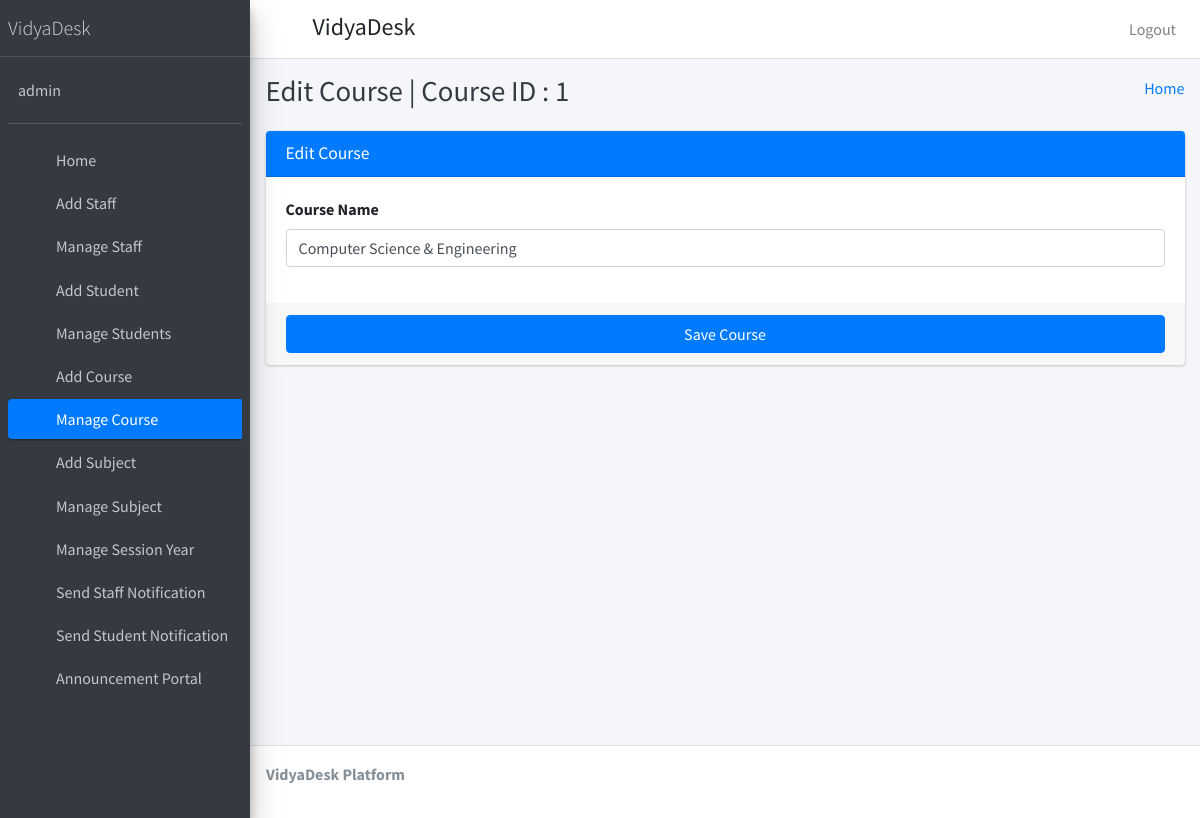
/edit_course/1 (signed in), run on the app's committed database.
### student_management_app/models.py (models this page shows)
class CustomUser(AbstractUser):
    user_type_data=((1,"HOD"),(2,"Staff"),(3,"Student"))
    user_type=models.CharField(default=1,choices=user_type_data,max_length=10)

class Courses(models.Model):
    id=models.AutoField(primary_key=True)
    course_name=models.CharField(max_length=255)
    created_at=models.DateTimeField(auto_now_add=True)
    updated_at=models.DateTimeField(auto_now_add=True)
    objects=models.Manager()

### student_management_app/HodViews.py (the view)
# urls.py: path('edit_course/<str:course_id>', HodViews.edit_course,name="edit_course"),
def edit_course(request,course_id):
    course=Courses.objects.get(id=course_id)
    return render(request,"hod_template/edit_course_template.html",{"course":course,"id":course_id})

### student_management_app/templates/hod_template/edit_course_template.html (shortened to what this page needs)
{% extends 'hod_template/base_template.html' %}
{% block page_title %}
Edit Course |  Course ID : {{ course.id }}
{% endblock page_title %}
{% block main_content %}
    <section class="content">
      <div class="container-fluid">
          <div class="row">
              <div class="col-md-12">
            <div class="card card-primary">
              <div class="card-header">
                <h3 class="card-title">Edit Course</h3>
              </div>
              <form role="form" action="/edit_course_save" method="post">
                <div class="card-body">
                  <div class="form-group">
                    <label>Course Name </label>
                    <input type="text" class="form-control" name="course" placeholder="Enter Course" value="{{ course.course_name }}">
                  </div>
                </div>
                <div class="card-footer">
                  <button type="submit" class="btn btn-primary btn-block">Save Course</button>
                </div>
              </form>
            </div>
          </div>
          </div>
      </div>
    </section>
{% endblock main_content %}

### student_management_app/templates/hod_template/sidebar_template.html
{% load static %}
  <aside class="main-sidebar sidebar-dark-primary elevation-4">
    <a href="index3.html" class="brand-link">
      <span class="brand-text font-weight-light">VidyaDesk</span>
    </a>
    <div class="sidebar">
      <div class="user-panel mt-3 pb-3 mb-3 d-flex">
        <div class="info">
          <a href="{% url 'admin_profile' %}" class="d-block">{{ user.username }}</a>
        </div>
      </div>
      <nav class="mt-2">
        <ul class="nav nav-pills nav-sidebar flex-column" data-widget="treeview" role="menu" data-accordion="false">
          <li class="nav-item">
            {% url 'admin_home' as admin_home %}
            <a href="{{ admin_home }}" class="nav-link {% if request.path == admin_home %} active {% endif %}">
              <i class="nav-icon fas fa-th"></i>
              <p>
                Home
              </p>
            </a>
          </li>
          <li class="nav-item">
            {% url 'add_staff' as add_staff %}
            <a href="{{ add_staff }}" class="nav-link {% if request.path == add_staff %} active {% endif %}">
              <i class="nav-icon fas fa-th"></i>
              <p>
                Add Staff
              </p>
            </a>
          </li>
           <li class="nav-item">
              {% url 'manage_staff' as manage_staff %}
            {% url 'edit_staff' staff_id=id as edit_staff %}
            <a href="{% url 'manage_staff' %}" class="nav-link {% if request.path == manage_staff %} active {% endif %} {% if request.path == edit_staff %} active {% endif %}">
              <i class="nav-icon fas fa-th"></i>
              <p>
                Manage Staff
              </p>
            </a>
          </li>
          <li class="nav-item">
              {% url 'add_student' as add_student %}
            <a href="{% url 'add_student' %}" class="nav-link {% if request.path == add_student %} active {% endif %}">
              <i class="nav-icon fas fa-th"></i>
              <p>
                Add Student
              </p>
            </a>
          </li>
          <li class="nav-item">
              {% url 'manage_student' as manage_student %}
              {% url 'edit_student' student_id=id as edit_student %}
            <a href="{% url 'manage_student' %}" class="nav-link {% if request.path == manage_student %} active {% endif %} {% if request.path == edit_student %} active {% endif %}">
              <i class="nav-icon fas fa-th"></i>
              <p>
                Manage Students
              </p>
            </a>
          </li>
          <li class="nav-item">
            {% url 'add_course' as add_course %}
            <a href="{% url 'add_course' %}" class="nav-link {% if request.path == add_course %} active {% endif %}">
              <i class="nav-icon fas fa-th"></i>
              <p>
                Add Course
              </p>
            </a>
          </li>
          <li class="nav-item">
            {% url 'manage_course' as manage_course %}
              {% url 'edit_course' course_id=id as edit_course %}
            <a href="{% url 'manage_course' %}" class="nav-link {% if request.path == manage_course %} active {% endif %} {% if request.path == edit_course %} active {% endif %}">
              <i class="nav-icon fas fa-th"></i>
              <p>
                Manage Course
              </p>
            </a>
          </li>
          <li class="nav-item">
            {% url 'add_subject' as add_subject %}
            <a href="{% url 'add_subject' %}" class="nav-link {% if request.path == add_subject %} active {% endif %}">
              <i class="nav-icon fas fa-th"></i>
              <p>
                Add Subject
              </p>
            </a>
          </li>
          <li class="nav-item">
            {% url 'manage_subject' as manage_subject %}
            {% url 'edit_subject' subject_id=id as edit_subject %}
            <a href="{% url 'manage_subject' %}" class="nav-link {% if request.path == manage_subject %} active {% endif %} {% if request.path == edit_subject %} active {% endif %} ">
              <i class="nav-icon fas fa-th"></i>
              <p>
                Manage Subject
              </p>
            </a>
          </li>
          <li class="nav-item">
            {% url 'manage_session' as manage_session %}
            <a href="{% url 'manage_session' %}" class="nav-link {% if request.path == manage_session %} active {% endif %} ">
              <i class="nav-icon fas fa-th"></i>
              <p>
                Manage Session Year
              </p>
            </a>
          </li>
                   <li class="nav-item">
            {% url 'admin_send_notification_staff' as admin_send_notification_staff %}
             <a href="{% url 'admin_send_notification_staff' %}" class="nav-link {% if request.path == admin_send_notification_staff %} active {% endif %}">
              <i class="nav-icon fas fa-th"></i>
              <p>
                Send Staff Notification
              </p>
            </a>
          </li>
          <li class="nav-item">
            {% url 'admin_send_notification_student' as admin_send_notification_student %}
             <a href="{% url 'admin_send_notification_student' %}" class="nav-link {% if request.path == admin_send_notification_student %} active {% endif %}">
              <i class="nav-icon fas fa-th"></i>
              <p>
                Send Student Notification
              </p>
            </a>
          </li>
           <li class="nav-item">
            {% url 'notice_board' as notice_board %}
            <a href="{{ notice_board }}" class="nav-link {% if request.path == notice_board %} active {% endif %}">
              <i class="nav-icon fas fa-th"></i>
              <p>
                Announcement Portal
              </p>
            </a>
          </li>
        </ul>
      </nav>
    </div>
  </aside>

### data on the page
CustomUser: username "admin"
Courses: id "1", course "Computer Science & Engineering"
